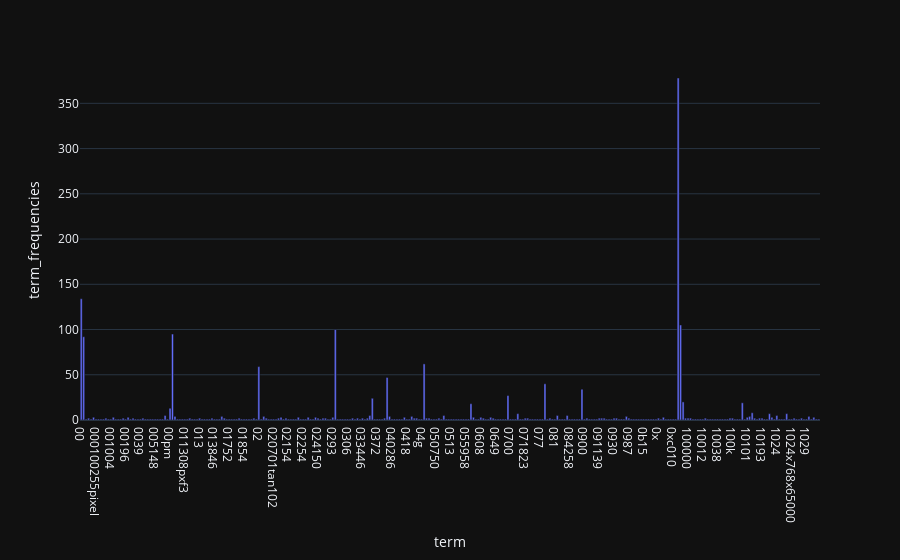

Write notebook code for a chart like this one.
### Markdown cell above
### >>> **Exercise 13 (take home):**
If you want a nicer interactive visualization here, I would encourage you try to install and use plotly to achieve this.

### Code cell
# Answer here
import plotly.express as px
temp_df = pd.DataFrame(dict(term=count_vect.get_feature_names_out()[:300], term_frequencies=term_frequencies[:300]))
fig = px.bar(temp_df, x='term', y='term_frequencies')
fig.show()

### Figure 1 — Plotly figure (JSON) as saved in the notebook; plotly's stock layout.template omitted (floating-point values rounded to 4 significant figures; data arrays with more than 128 entries replaced by an {"elided": "..."} marker saying what was removed)
{"data": [{"alignmentgroup": "True", "hovertemplate": "term=%{x}<br>term_frequencies=%{y}<extra></extra>", "legendgroup": "", "marker": {"color": "#636efa", "pattern": {"shape": ""}}, "name": "", "offsetgroup": "", "orientation": "v", "showlegend": false, "textposition": "auto", "x": {"elided": "300 str values"}, "xaxis": "x", "y": {"elided": "300 int values"}, "yaxis": "y", "type": "bar"}], "layout": {"xaxis": {"anchor": "y", "domain": [0.0, 1.0], "title": {"text": "term"}}, "yaxis": {"anchor": "x", "domain": [0.0, 1.0], "title": {"text": "term_frequencies"}}, "legend": {"tracegroupgap": 0}, "margin": {"t": 60}, "barmode": "relative"}}
